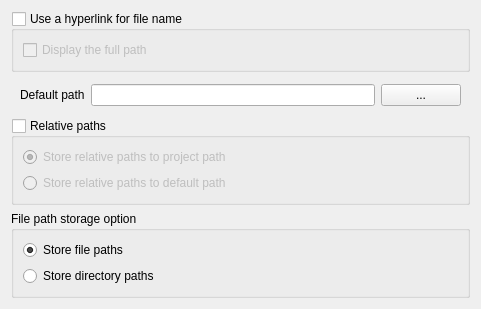
<?xml version="1.0" encoding="UTF-8"?>
<ui version="4.0">
 <author>Médéric Ribreux</author>
 <class>QgsFileNameConfigDlg</class>
 <widget class="QWidget" name="QgsFileNameConfigDlg">
  <property name="geometry">
   <rect>
    <x>0</x>
    <y>0</y>
    <width>481</width>
    <height>287</height>
   </rect>
  </property>
  <property name="windowTitle">
   <string>Form</string>
  </property>
  <layout class="QVBoxLayout" name="verticalLayout_2" stretch="0,0,0,0">
   <property name="sizeConstraint">
    <enum>QLayout::SetMinimumSize</enum>
   </property>
   <item>
    <widget class="QGroupBox" name="mUseLink">
     <property name="sizePolicy">
      <sizepolicy hsizetype="Preferred" vsizetype="Fixed">
       <horstretch>0</horstretch>
       <verstretch>0</verstretch>
      </sizepolicy>
     </property>
     <property name="toolTip">
      <string>&lt;html&gt;&lt;head/&gt;&lt;body&gt;&lt;p&gt;This option displays file paths as clickable hyperlinks. When you click on the file path, the file should normally be opened by the default viewer defined in your operating system.&lt;/p&gt;&lt;/body&gt;&lt;/html&gt;</string>
     </property>
     <property name="title">
      <string>Use a hyperlink for file name</string>
     </property>
     <property name="checkable">
      <bool>true</bool>
     </property>
     <property name="checked">
      <bool>false</bool>
     </property>
     <layout class="QFormLayout" name="formLayout">
      <item row="0" column="0">
       <widget class="QCheckBox" name="mFullUrl">
        <property name="toolTip">
         <string>&lt;html&gt;&lt;head/&gt;&lt;body&gt;&lt;p&gt;By default, the hyperlink is only displayed with the name of the file and not the full path. If you check this option, hyperlinks will be displayed with the complete path.&lt;/p&gt;&lt;/body&gt;&lt;/html&gt;</string>
        </property>
        <property name="text">
         <string>Display the full path</string>
        </property>
       </widget>
      </item>
     </layout>
    </widget>
   </item>
   <item>
    <layout class="QHBoxLayout" name="horizontalLayout">
     <property name="spacing">
      <number>6</number>
     </property>
     <property name="sizeConstraint">
      <enum>QLayout::SetMinimumSize</enum>
     </property>
     <property name="leftMargin">
      <number>9</number>
     </property>
     <property name="topMargin">
      <number>6</number>
     </property>
     <property name="rightMargin">
      <number>9</number>
     </property>
     <property name="bottomMargin">
      <number>6</number>
     </property>
     <item>
      <widget class="QLabel" name="label">
       <property name="text">
        <string>Default path</string>
       </property>
      </widget>
     </item>
     <item>
      <widget class="QLineEdit" name="mRootPath">
       <property name="enabled">
        <bool>true</bool>
       </property>
       <property name="toolTip">
        <string>&lt;html&gt;&lt;head/&gt;&lt;body&gt;&lt;p&gt;When not empty, always open the file selector at the root of this path for searching new files. If empty, the last used path of this editor widget will be used. If this editor widget has never been used by the user, the project path will be used.&lt;/p&gt;&lt;/body&gt;&lt;/html&gt;</string>
       </property>
       <property name="autoFillBackground">
        <bool>false</bool>
       </property>
       <property name="placeholderText">
        <string/>
       </property>
      </widget>
     </item>
     <item>
      <widget class="QPushButton" name="mRootPathButton">
       <property name="text">
        <string>...</string>
       </property>
      </widget>
     </item>
    </layout>
   </item>
   <item>
    <widget class="QGroupBox" name="mRelativeGroupBox">
     <property name="sizePolicy">
      <sizepolicy hsizetype="Preferred" vsizetype="Minimum">
       <horstretch>0</horstretch>
       <verstretch>0</verstretch>
      </sizepolicy>
     </property>
     <property name="toolTip">
      <string>&lt;html&gt;&lt;head/&gt;&lt;body&gt;&lt;p&gt;If you want to make the attribute to store only relative paths, toggle one of these options.&lt;/p&gt;&lt;/body&gt;&lt;/html&gt;</string>
     </property>
     <property name="title">
      <string>Relative paths</string>
     </property>
     <property name="flat">
      <bool>false</bool>
     </property>
     <property name="checkable">
      <bool>true</bool>
     </property>
     <property name="checked">
      <bool>false</bool>
     </property>
     <layout class="QVBoxLayout" name="verticalLayout_3">
      <item>
       <widget class="QRadioButton" name="mRelativeProj">
        <property name="toolTip">
         <string>&lt;html&gt;&lt;head/&gt;&lt;body&gt;&lt;p&gt;If possible, this option makes the storage of the filenames with relative paths from the current QGIS project path.&lt;/p&gt;&lt;p&gt;Eg: if your QGIS project is in &lt;span style=&quot; font-style:italic;&quot;&gt;&amp;quot;/home/user/my_project.qgs&amp;quot;&lt;/span&gt; and your filename is &lt;span style=&quot; font-style:italic;&quot;&gt;&amp;quot;/home/user/data/files/test.pdf&amp;quot;&lt;/span&gt;, the attribute will only store &lt;span style=&quot; font-style:italic;&quot;&gt;&amp;quot;data/files/test.pdf&amp;quot;&lt;/span&gt;.&lt;/p&gt;&lt;/body&gt;&lt;/html&gt;</string>
        </property>
        <property name="text">
         <string>Store relative paths to project path</string>
        </property>
        <property name="checked">
         <bool>true</bool>
        </property>
        <attribute name="buttonGroup">
         <string notr="true">mRelativeButtonGroup</string>
        </attribute>
       </widget>
      </item>
      <item>
       <widget class="QRadioButton" name="mRelativeDefault">
        <property name="enabled">
         <bool>false</bool>
        </property>
        <property name="toolTip">
         <string>&lt;html&gt;&lt;head/&gt;&lt;body&gt;&lt;p&gt;If possible, this option makes the storage of the filenames with relative paths from the default path set just above.&lt;/p&gt;&lt;p&gt;Eg: if your default path is &lt;span style=&quot; font-style:italic;&quot;&gt;&amp;quot;/home/user/data/&amp;quot;&lt;/span&gt; and your filename is &lt;span style=&quot; font-style:italic;&quot;&gt;&amp;quot;/home/user/data/files/test.pdf&amp;quot;&lt;/span&gt;, the attribute will only store &lt;span style=&quot; font-style:italic;&quot;&gt;&amp;quot;files/test.pdf&amp;quot;&lt;/span&gt;.&lt;/p&gt;&lt;/body&gt;&lt;/html&gt;</string>
        </property>
        <property name="text">
         <string>Store relative paths to default path</string>
        </property>
        <attribute name="buttonGroup">
         <string notr="true">mRelativeButtonGroup</string>
        </attribute>
       </widget>
      </item>
     </layout>
    </widget>
   </item>
   <item>
    <widget class="QGroupBox" name="mStorageGroupBox">
     <property name="sizePolicy">
      <sizepolicy hsizetype="Preferred" vsizetype="Minimum">
       <horstretch>0</horstretch>
       <verstretch>0</verstretch>
      </sizepolicy>
     </property>
     <property name="toolTip">
      <string>&lt;html&gt;&lt;head/&gt;&lt;body&gt;&lt;p&gt;Set exclusive file selection methods.&lt;/p&gt;&lt;/body&gt;&lt;/html&gt;</string>
     </property>
     <property name="title">
      <string>File path storage option</string>
     </property>
     <layout class="QVBoxLayout" name="verticalLayout">
      <item>
       <widget class="QRadioButton" name="mStoreFilesButton">
        <property name="toolTip">
         <string>&lt;html&gt;&lt;head/&gt;&lt;body&gt;&lt;p&gt;If this option is checked, the attribute can only store filenames (this is the default choice).&lt;/p&gt;&lt;/body&gt;&lt;/html&gt;</string>
        </property>
        <property name="text">
         <string>Store file paths</string>
        </property>
        <property name="checked">
         <bool>true</bool>
        </property>
        <attribute name="buttonGroup">
         <string notr="true">mStorageButtonGroup</string>
        </attribute>
       </widget>
      </item>
      <item>
       <widget class="QRadioButton" name="mStoreDirsButton">
        <property name="toolTip">
         <string>&lt;html&gt;&lt;head/&gt;&lt;body&gt;&lt;p&gt;If this option is checked, the attribute can only store directories and not filenames. The file selector will let you choose only directories and not files.&lt;/p&gt;&lt;/body&gt;&lt;/html&gt;</string>
        </property>
        <property name="text">
         <string>Store directory paths</string>
        </property>
        <attribute name="buttonGroup">
         <string notr="true">mStorageButtonGroup</string>
        </attribute>
       </widget>
      </item>
     </layout>
    </widget>
   </item>
  </layout>
 </widget>
 <resources/>
 <connections/>
 <buttongroups>
  <buttongroup name="mStorageButtonGroup"/>
  <buttongroup name="mRelativeButtonGroup"/>
 </buttongroups>
</ui>
